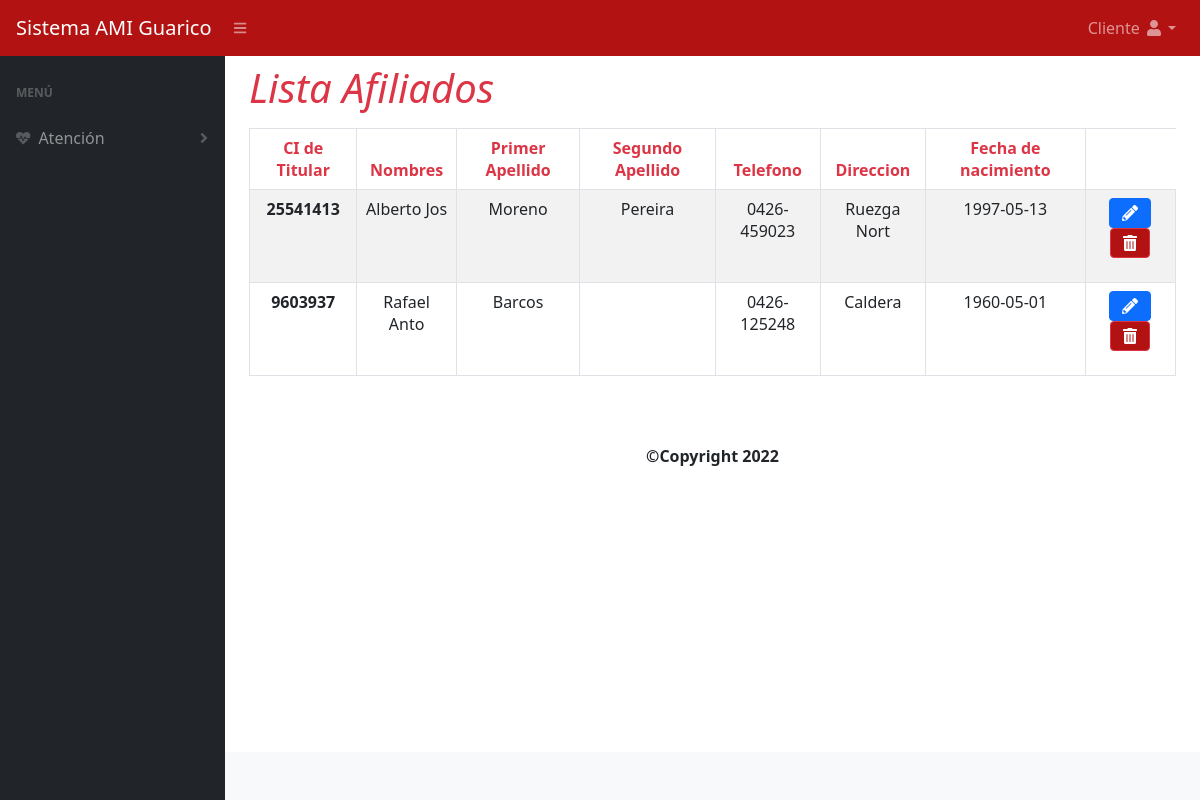
The page /controlador/listar_afiliado.php (signed in) on the database its author committed.
### tables this page shows
CREATE TABLE `titular` (
  `ci_titular` varchar(8) NOT NULL,
  `nombres` varchar(11) NOT NULL,
  `apellido1` varchar(11) NOT NULL,
  `apellido2` varchar(11) NOT NULL,
  `telefono` varchar(11) NOT NULL,
  `direccion` text NOT NULL,
  `fecha_nacimiento` date NOT NULL
);

### modelo/afilm.php (called while the page is built, shortened)
<?php
class afiliados1 extends BD
{
      public function Buscartodo(){
      $strSql = "SELECT * FROM titular";
  try {
          $strExec = BD::prepare($strSql);
          $strExec->execute();
          $respuestaArreglo = $strExec->fetchAll(PDO::FETCH_ASSOC);
          $respuestaArreglo += ['estatus' => true];
          return $respuestaArreglo;
      } catch (PDOException $e) {
          $errorReturn = ['estatus' => false];
          $errorReturn += ['info' => "error sql:{$e}"];
          return $errorReturn;
      }
  }
      }
 ?>

### vista/listar_afiliado.php (the view, shortened to what this page needs)
<div class="container caja">
		<div class="row">
			<div class="col-lg-12">
				<nav class="navbar navbar-light justify-content-between">
					<h1 class="text-danger navba-brand"><i>Lista Afiliados</i></h1>
				</nav>
			</div>
		</div>
		<div class="row">
			<div class="col-lg-12">
				<div class="table-responsive">
				<table class="table table-striped table-bordered">
					<thead>
						<tr class="text-center text-danger">
							<th scope="col">CI de Titular</th>
							<th scope="col">Nombres</th>
							<th scope="col">Primer Apellido</th>
							<th scope="col">Segundo Apellido</th>
							<th scope="col">Telefono</th>
							<th scope="col">Direccion</th>
							<th scope="col">Fecha de nacimiento</th>
						</tr>
					</thead>
					<tbody id="filas_plan">
						<?php
						foreach ($consulta as $valor) {
							if (isset($valor['ci_titular'])){
						?>
						<tr id="<?php echo $valor['ci_titular']?>">
							<th class="text-center"><?php echo $valor['ci_titular']?></th>
							<td class="text-center"><?php echo $valor['nombres']?></td>
							<td class="text-center"><?php echo $valor['apellido1']?></td>
							<td class="text-center"><?php echo $valor['apellido2']?></td>
							<td class="text-center"><?php echo $valor['telefono']?></td>
							<td class="text-center"><?php echo $valor['direccion']?></td>
							<td class="text-center"><?php echo $valor['fecha_nacimiento']?></td>
							<td class="text-center">
								<form action="?pagina=listar_afiliado" method="post">
	  							<button class="btn btn-primary" value="<?php echo $valor['ci_titular']?>" name="editar"  title="Modificar" onclick="return ConfirmEdit()"><i class="fas fa-pencil-alt"></i></button>
	  							<button class="btn btn-danger" value="<?php echo $valor['ci_titular']?>" id="eliminar_plan" title="Eliminar" name="eliminar" onclick="return ConfirmDelete()"><i class="fas fa-trash-alt" ></i></button>
	  							</form >
							</td>
						</tr>
						<?php
								}
							}
						?>
					</tbody>
				</table>
				</div>
			</div>
		</div>
	</div>
                        <?php include 'vista/pie.php'; ?>
        <footer class="py-4 bg-light mt-auto">

### rows shown on the page
titular: ci_titular "25541413", nombres "Alberto Jos", apellido1 "Moreno", apellido2 "Pereira", telefono "0426-459023", direccion "Ruezga Nort", fecha_nacimiento "1997-05-13"
titular: ci_titular "9603937", nombres "Rafael Anto", apellido1 "Barcos", telefono "0426-125248", direccion "Caldera", fecha_nacimiento "1960-05-01"

### other values the page prints
$_SESSION['rol_usuario'] "Cliente"
